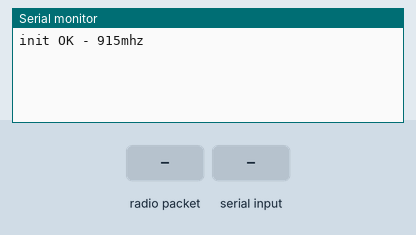
Bench run of a sketch on a simulated Arduino Mega 2560, built with avr-gcc and run on an emulated ATmega2560. Parts: the last lines printed to the serial monitor. The inputs (shaded band) are chosen by the test bench. No radio packets arrive unless stated.

Above: at 1.2 s.
1.3 s: radio packet "1" arrives
At 2.0 s:
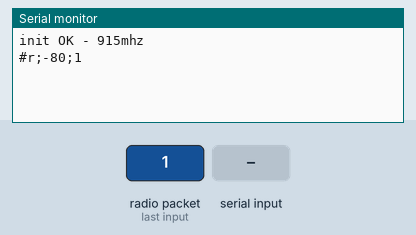
2.8 s: "1\n" received over Serial
At 4.1 s:
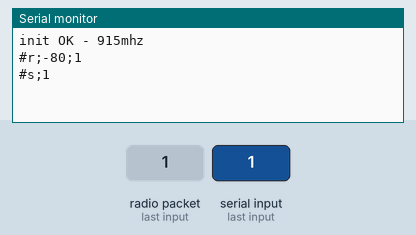

Measured:
- after the input at 1.3 s, the serial monitor: prints a new line at once (image 1)
- after the input at 2.8 s, the serial monitor: prints a new line after 0.06 s (image 2)

The sketch:

moteino_uart_transciever.ino
```cpp
#include <SPI.h>
#include <RH_RF95.h>

#ifdef __AVR_ATmega1284P__
  #define LED           15 // Moteino MEGAs have LEDs on D15
  #define FLASH_SS      23 // and FLASH SS on D23
#else
  #define LED           9 // Moteinos have LEDs on D9
  #define FLASH_SS      8 // and FLASH SS on D8
#endif

// Singleton instance of the radio driver
RH_RF95 rf95;
void setup() {
  // put your setup code here, to run once:
  Serial.begin(115200);
  if (!rf95.init())
    Serial.println("init failed");
  else Serial.println("init OK - 915mhz");

  // Defaults after init are 434.0MHz, 13dBm, Bw = 125 kHz, Cr = 4/5, Sf = 128chips/symbol, CRC on
  rf95.setFrequency(915);
  rf95.setTxPower(20);
}

void loop() {
  //Serial.println("Sending to rf95_server");
  // Send a message to rf95_server
  if(rf95.available()){
    digitalWrite(LED, HIGH);
    uint8_t buf[RH_RF95_MAX_MESSAGE_LEN];
    uint8_t len = sizeof(buf);
    if (rf95.recv(buf, &len))
    {
//      RH_RF95::printBuffer("request: ", buf, len);
      Serial.print("#r;");
      Serial.print(rf95.lastRssi(), DEC);
      Serial.print(";");
      buf[len] = '\0'; //hacky way to end a line and print it
      Serial.println((char*)buf);
    }
    else
    {
      Serial.println("recv failed");
    }
    digitalWrite(LED, LOW);
  }
  int len = 0;
  if(len = Serial.available() > 0){
    digitalWrite(LED, HIGH);
    uint8_t sendBuf[RH_RF95_MAX_MESSAGE_LEN];
    len = Serial.readBytesUntil('\n', sendBuf, RH_RF95_MAX_MESSAGE_LEN);
    rf95.send(sendBuf, len);
    rf95.waitPacketSent();
    Serial.print("#s;");
    Serial.println(len, DEC);

    digitalWrite(LED, LOW);
  }

}
```
